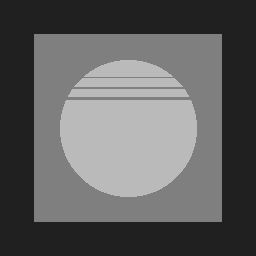
#> input picture images/pattern2.png, 256 x 256 px
$ jupyter execute 05a_restoration_noise.ipynb
#> lines starting #> are read from the running program, lines starting #| are printed output that depends on the picture; after the words box and inside, x2 and y2 are one past the last pixel; in counts of white or black regions, pixels touching at a corner belong together
## 05 - Image Restoration
### Part 1 - Noise and Denoising

In this notebook we deal with the problem of **noise** in images and the process of **denoising** images with *image restoration* methods.

Image restoration is concerned with improving the visual quality of images by using prior knowledge about the process that degraded the image, in particular *blur* and *noise*. In contrast with image enhancement techniques - in which a method is arbitrarily selected to allow improving the quality of images - restoration usually considers the image formation process:

$$g(\mathbf{x}) = \mathcal{N} \left\lbrace f(\mathbf{x}) * h(\mathbf{x}) \right\rbrace,$$
where $g$ is the observed or acquired image, $f$ is the ideal or original image, $h$ is the filter that explain the distortion caused in the image that is defined as a *spreading* of data from a given pixel $f(\mathbf{x})$ to a neighbourhood centred in $g(\mathbf{x})$, and $\mathcal{N}$ is a stochastic process that explains the *noise* in the image $g(\mathbf{x})$.

**Image restoration** is a process to obtain an estimate $\hat{f}$ of the original image $f$.

**Image denoise** deals with reversing the noise process. To make it more mathematically tractable, the image formation process often considered is one that assumes additive noise:

$$g(\mathbf{x}) = [f(\mathbf{x}) * h(\mathbf{x})] + n(\mathbf{x}),$$
where $n$ is a function that describes how noise is added to the image

[cell 1]
import numpy as np
import matplotlib.pyplot as plt
import imageio

### Noise distributions and artificial noise generation

Let us study a few noise distributions, which are often modelled via some parametric probability distribution, such as, for example:
* Uniform: all range of values that may be added to the image are equaly probable
* Gaussian (normal): the values to be added to the image follow a normal distribution, with some mean (usually zero) and standard deviation so that values far from the mean are less probable from both sides (positive and negative)

In addition to noise that is given by addition, there are also nonlinear noise process, for example
* Impulsive: represents an error in a given pixel, turning it into specific values. The most commonly observed are values 0 (also known as pepper noise), 255 (also known as salt noise), or both (salt and pepper). Therefore this only considers a limited set of possible values, thus 'impulsive'

Let us start with the uniform noise

[cell 2]
def uniform_noise(size, prob=0.1):
    '''
    Generates a matrix with uniform noise in the range [0-255] to be added to an image

    :param size: tuple defining the size of the noise matrix
    :param prob: probability for the uniform noise generation
    :type prob: float
    :return matrix with uniform noise to be added to image
    '''

    levels = int((prob * 255) // 2)
    noise = np.random.randint(-levels, levels, size)

    return noise

[cell 3]
img = imageio.imread("images/pattern2.png")
#> img is the input picture: shape (256, 256); min 32, max 186, mean 95.9
np.unique(img)
#> Out = [32, 127, 186]

[cell 4]
uni_noise = uniform_noise(img.shape, prob=0.1)
img_uni = np.clip(img.astype(int)+uni_noise, 0, 255)

hist_img,_ = np.histogram(img, bins=256, range=(0,255))
#> hist_img = 256 values, max 30192 at index 32, min 0 at index 0, mean 256
hist_uni,_ = np.histogram(img_uni, bins=256, range=(0,255))
#> hist_uni = 256 values, max 1348 at index 31, min 0 at index 0, mean 256

[cell 5]
plt.figure(figsize=(14,6))
plt.subplot(121)
plt.imshow(img, cmap="gray", vmin=0, vmax=255)
plt.axis('off')
plt.subplot(122)
plt.bar(np.arange(256), hist_img)
#> figure, not shown here; panel 2: tallest bar 30192 high, from x = 31.6 to 32.4

[cell 6]
plt.figure(figsize=(14,6))
plt.subplot(121)
plt.imshow(img_uni, cmap="gray", vmin=0, vmax=255)
plt.axis('off')
plt.subplot(122)
plt.bar(np.arange(256), hist_uni)

#print(np.unique(img_uni))
#> figure, not shown here; panel 2: tallest bar 1348 high, from x = 30.6 to 31.4

Note how the original image, which is noise-free has just three intensities values (32, 127 and 186). When we add uniform noise, values are added (or subtracted) from those intensities, producing a wider range of intensities around the original values. Note how the values are approximately uniform

[cell 7]
def gaussian_noise(size, mean=0, std=0.01):
    '''
    Generates a matrix with Gaussian noise in the range [0-255] to be added to an image

    :param size: tuple defining the size of the noise matrix
    :param mean: mean of the Gaussian distribution
    :param std: standard deviation of the Gaussian distribution, default 0.01
    :return matrix with Gaussian noise to be added to image
    '''
    noise = np.multiply(np.random.normal(mean, std, size), 255)

    return noise

[cell 8]
# creating the noise matrix to be added
gau_noise = gaussian_noise(img.shape, mean=0, std=0.05)

# adding and clipping values below 0 or above 255
img_gau = np.clip(img.astype(int)+gau_noise, 0, 255)
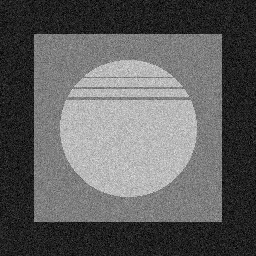
#> img_gau: shape (256, 256) float64; min 0, max 233, mean 96

hist_gau,_ = np.histogram(img_gau, bins=256, range=(0,255))
#> hist_gau = 256 values, max 974 at index 30, min 0 at index 234, mean 256

[cell 9]
plt.figure(figsize=(14,6))
plt.subplot(121)
plt.imshow(img_gau, cmap="gray", vmin=0, vmax=255)
plt.axis('off')
plt.subplot(122)
plt.bar(np.arange(256), hist_gau)
#> figure, not shown here; panel 2: tallest bar 974 high, from x = 29.6 to 30.4

In the case of Gaussian noise, the values are more likely around the intensity values, which are the mean of the distribution. Note the histogram shape, which indicates a multimodal normal distribution.

[cell 10]
def impulsive_noise(image, prob=0.1, mode='salt_and_pepper'):
    '''
    Returns image with impulsive noise (0 and/or 255) to replace pixels in the image with some probability

    :param image: input image
    :param prob: probability for the impulsive noise generation
    :param mode: type of noise, 'salt', 'pepper' or 'salt_and_pepper' (default)
    :type prob: float
    :return noisy image with impulsive noise
    '''
#> called with prob = 0.1, mode = 'salt_and_pepper'

    noise = np.array(image, copy=True)
    for x in np.arange(image.shape[0]):
        for y in np.arange(image.shape[1]):
            rnd = np.random.random()
            if rnd < prob:
                rnd = np.random.random()
                if rnd > 0.5:
                    noise[x,y] = 255
                else:
                    noise[x,y] = 0
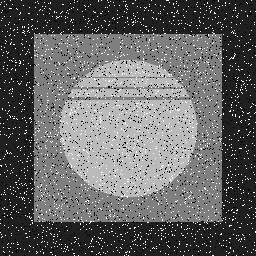
#> noise: shape (256, 256); 9.95% of pixels changed, all inside (x1, y1, x2, y2) = (0, 0, 256, 256)

    return noise

[cell 11]
img_imp = impulsive_noise(img, prob=0.1)

hist_imp,_ = np.histogram(img_imp, bins=256, range=(0,255))
#> hist_imp = 256 values, max 27165 at index 32, min 0 at index 1, mean 256

[cell 12]
plt.figure(figsize=(14,6))
plt.subplot(121)
plt.imshow(img_imp, cmap="gray", vmin=0, vmax=255)
plt.axis('off')
plt.subplot(122)
plt.bar(np.arange(256), hist_imp)
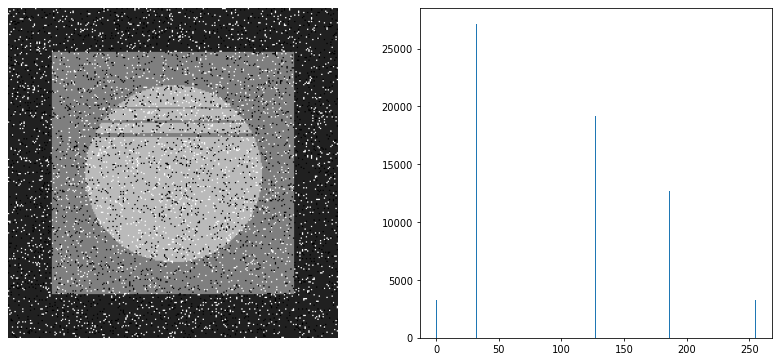
#> figure drawn by matplotlib, 2 panels; panel 2: tallest bar 27165 high, from x = 31.6 to 32.4

### Denoising methods

In principle, considering an additive noise formation, you could just generate the noise and subtract it from the image. However, this may not produce the desired results. Therefore, smoothing filters such as the *Gaussian* filter, the *Median* filter may be used to reduce the variance locally in an attempt to denoise the images.

[cell 13]
# generating noise and subtracting it from the image
uni_noise_new = uniform_noise(img.shape, prob=0.1)
img_uni_res = img_uni - uni_noise_new

def rmse(f,g):
    size = f.shape
#> size = (256, 256)
    return np.sqrt(np.sum(np.square(f-g))/(size[0]*size[1]))

print("Error between noisy and original: %.3f%%" % (rmse(img.astype(float), img_uni.astype(float))))
#| Error between noisy and original: 6.923%
print("Error between 'restored' and original: %.3f%%" % (rmse(img_uni_res.astype(float), img.astype(float))))
#| Error between 'restored' and original: 9.813%

The error increased instead of decreasing, and visualizing the images we confirm it indeed it added more noise to the image.

[cell 14]
plt.figure(figsize=(12,6))
plt.subplot(131)
plt.imshow(img, cmap="gray", vmin=0, vmax=255)
plt.axis('off')
plt.subplot(132)
plt.imshow(img_uni, cmap="gray", vmin=0, vmax=255)
plt.axis('off')
plt.subplot(133)
plt.imshow(img_uni_res, cmap="gray", vmin=0, vmax=255)
plt.axis('off')

### Denoising filters

Let us create filter to diminish the noise. There are many options, the most widely used are the mean, the Gaussian and the median. The choice of the method depends on the noise

All denoising filters work by reducing the local variance.

[cell 15]
# importing the fft algorithms
# including the transform, inverse and the shift methods
from scipy.fftpack import fftn, ifftn, fftshift

[cell 16]
# reading a new image and inclucing gaussian noise
f = imageio.imread("images/moon2.jpg")
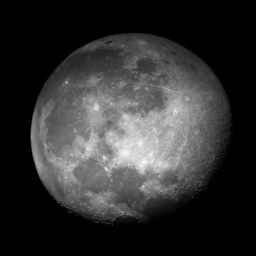
#> input picture images/moon2.jpg, 256 x 256 px
#> f is the input picture: shape (256, 256); min 0, max 251, mean 48.9
g = f + gaussian_noise(f.shape, mean=0, std=0.08)
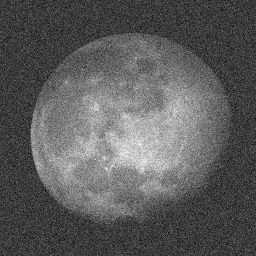
#> g: shape (256, 256) float64; min -90.4, max 295.9, mean 48.8; drawn with min black and max white
g = np.clip(g.astype(int), 0, 255)
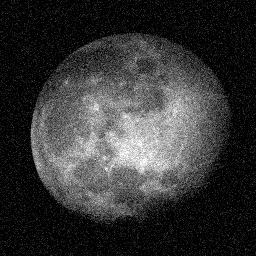
#> g: shape (256, 256) int64; min 0, max 255, mean 52.9

# creating a 7x7 mean filter
K = 7
w_mean = np.ones([K,K])/float(K*K)

def fft_imagefilter(g, w):
    ''' A function to filter an image g with the filter w
    '''
    # padding the filter so that it has the same size of the image
    pad1 = (g.shape[0]//2)-w.shape[0]//2
#> pad1 = 125
    wp = np.pad(w, (pad1,pad1-1), "constant",  constant_values=0)

    # computing the Fourier transforms
    W = fftn(wp)
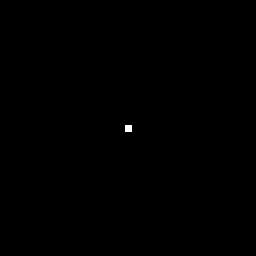
#> wp: shape (256, 256) float64; values 0 (black) and 0.0204 (white), 0.07% white; 1 white region, box (x1, y1, x2, y2) and area: (125, 125, 132, 132) 49
    G = fftn(g)
    R = np.multiply(W,G)

    r = np.real(fftshift(ifftn(R)))
    return r

r_mean = fft_imagefilter(g, w_mean)

[cell 17]
plt.figure(figsize=(18,6))
plt.subplot(131)
plt.imshow(f, cmap="gray", vmin=0, vmax=255); plt.axis('off')
plt.subplot(132)
plt.imshow(g, cmap="gray", vmin=0, vmax=255); plt.axis('off')
plt.subplot(133)
plt.imshow(r_mean, cmap="gray", vmin=0, vmax=255); plt.axis('off')

When a filter is linear, we can compute with FFTs, but for order statistics filters, such as the median, it is harder to optimize. Here we do it pixel by pixel.

[cell 18]
def medianfilter(g, k):
    ''' A median filter with size k
    '''
#> called with k = 7
    a = k//2
    r = np.zeros(g.shape)
    for x in np.arange(a, g.shape[0]-a+1):
        for y in np.arange(a, g.shape[1]-a+1):
            med_region = np.median(g[x-a:x+a+1, y-a:y+a+1])
            r[x,y] = med_region

    return r

r_median = medianfilter(g,7)

[cell 19]
plt.figure(figsize=(18,6))
plt.subplot(131)
plt.imshow(g[80:180,80:180], cmap="gray", vmin=0, vmax=255); plt.axis('off'); plt.title('noisy')
plt.subplot(132)
plt.imshow(r_mean[80:180,80:180], cmap="gray", vmin=0, vmax=255); plt.axis('off'); plt.title('mean filter')
plt.subplot(133)
plt.imshow(r_median[80:180,80:180], cmap="gray", vmin=0, vmax=255); plt.axis('off'); plt.title('median filter')
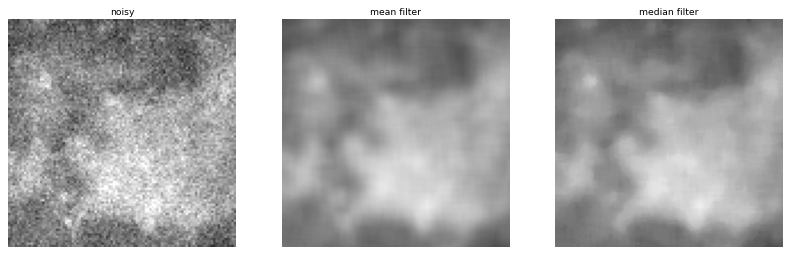
#> figure drawn by matplotlib, 3 panels

[cell 20]
print("Error between mean-filtered and original: %.3f%%" % (rmse(f.astype(float), r_mean.astype(float))))
#| Error between mean-filtered and original: 8.991%
print("Error between median-filtered and original: %.3f%%" % (rmse(f.astype(float), r_median.astype(float))))
#| Error between median-filtered and original: 6.509%

Let us do the same, but for an image with salt and pepper noise. Comparing a mean filter and a median filter with size $3\times 3$

[cell 21]
img_imp = impulsive_noise(img, prob=0.05)
#> call 2 of impulsive_noise, with prob = 0.05, mode = 'salt_and_pepper'
#> after the loop in impulsive_noise (call 2), `for x in np.arange(image.shape[0]):`:
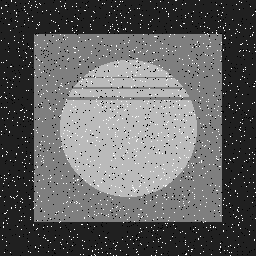
#> noise: shape (256, 256); 5.05% of pixels changed, all inside (x1, y1, x2, y2) = (0, 0, 256, 256)

w_mean3 = np.ones([3,3])/float(3*3)
img_mean = fft_imagefilter(img_imp, w_mean3)
#> in fft_imagefilter (call 2), `W = fftn(wp)`: wp: shape (256, 256) float64; values 0 (black) and 0.111 (white), 0.01% white in thin lines or dots, all inside (x1, y1, x2, y2) = (127, 127, 130, 130)
#> in fft_imagefilter (call 2), `r = np.real(fftshift(ifftn(R)))`:
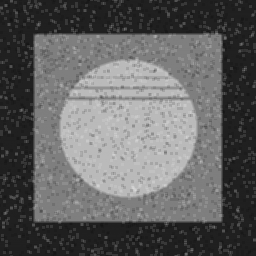
#> r: shape (256, 256) float64; min 21.33, max 216.7, mean 97.5
img_median = medianfilter(img_imp, 3)

[cell 22]
plt.figure(figsize=(10,10))
plt.subplot(221)
plt.imshow(img, cmap="gray", vmin=0, vmax=255); plt.axis('off'); plt.title('noise-free')
plt.subplot(222)
plt.imshow(img_imp, cmap="gray", vmin=0, vmax=255); plt.axis('off'); plt.title('noisy')
plt.subplot(223)
plt.imshow(img_mean, cmap="gray", vmin=0, vmax=255); plt.axis('off'); plt.title('mean filter')
plt.subplot(224)
plt.imshow(img_median, cmap="gray", vmin=0, vmax=255); plt.axis('off'); plt.title('median filter')
